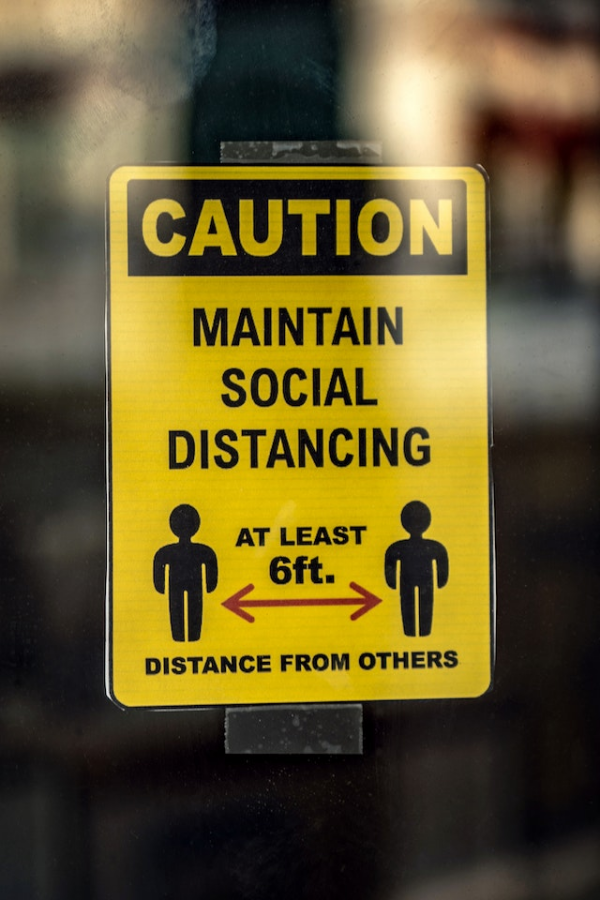
#> input picture images/test_3.png, 600 x 900 px
$ python image_to_string.py
#> lines starting #> are read from the running program, lines starting #| are printed output that depends on the picture
import cv2
import pytesseract
from PIL import Image
import numpy as np
import matplotlib.pyplot as plt
import time

pytesseract.pytesseract.tesseract_cmd = r'/opt/homebrew/bin/tesseract'

img = cv2.imread('images/test_3.png')
#> img is the input picture: shape (900, 600, 3); mean B, G, R 42.4, 89.2, 102.1
imgGray = cv2.cvtColor(img, cv2.COLOR_BGR2GRAY)
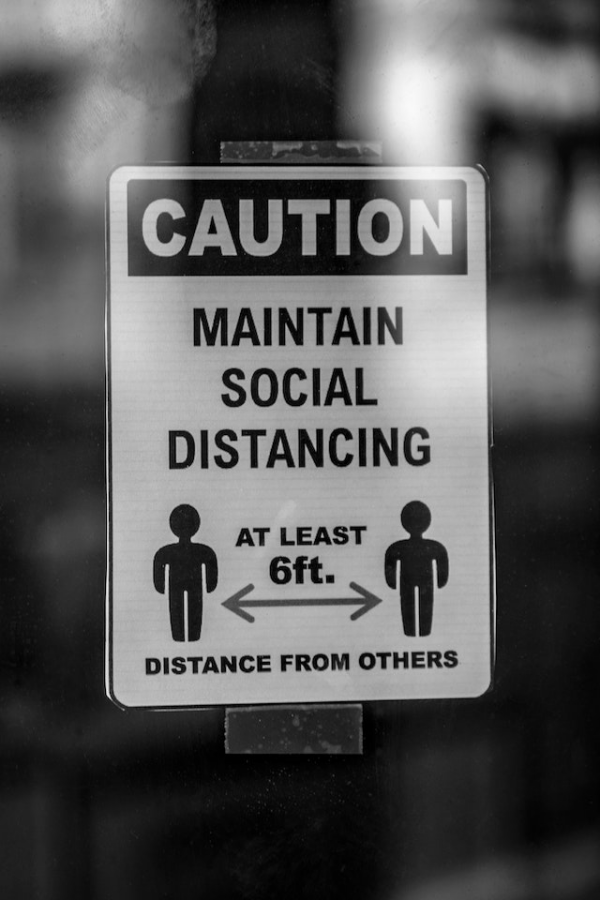
#> imgGray: shape (900, 600); min 0, max 249, mean 87.7

###########################################
########### Detecting Strings #############
###########################################
imgHeight, imgWidth = imgGray.shape
#> imgHeight = 900; imgWidth = 600

#> (the run stopped early here; a loop or call above may not have finished)
